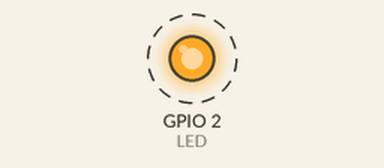
Recording of a program running on a simulated ESP8266 (NodeMCU). On the bench: output pins drawn as LEDs (lit = HIGH). Dashed ring = blinking. WiFi joins after 1.5 s; servers stay silent unless stated; the local clock reads 2024-03-15 10:24:30 at power-on unless the program sets it; no MQTT or app messages arrive unless stated; what the program prints to the serial monitor is not drawn.

Above: at 1.72 s.
Timing chart, 0 to 4.7 s (numbered marks = the images above):
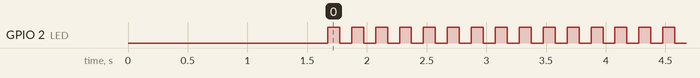

Measured:
- by itself, GPIO 2 (LED): alternates HIGH for 0.10 s and LOW for 0.10 s

The program:

main.cpp
```cpp
#include <Arduino.h>
#include <ESP8266WiFi.h>
#include <PubSubClient.h>
#include <WiFiClientSecure.h>
#include <time.h>
#include <ArduinoJson.h>
#include <privat.h>
#define LED 2


#define PRODUCT "IDA Demo"
char workgroup[32] = "workgroup";
char ha_name[] ="core-mosquitto";

// WiFi credentials.

char mqttTopicStatus[30];

WiFiClient wificlient;
PubSubClient client(wificlient);
char UniqID[9];

void setClock() {
  configTime(3 * 3600, 0, "pool.ntp.org", "time.nist.gov");

  time_t now = time(nullptr);
  while (now < 8 * 3600 * 2) {
    delay(500);
    now = time(nullptr);
  }
  struct tm timeinfo;
  gmtime_r(&now, &timeinfo);
}

void toggle() {
static bool ledState;
  //Serial.println("Toggling LED.");
  ledState = !ledState;
  digitalWrite(LED, ledState ? HIGH : LOW);
}

void SendStatus() {
  char Name[30];
  char msg[150];
  DynamicJsonDocument json(1024);


  Serial.println(mqttTopicStatus);
  sprintf(&Name[0],"IDA-%08X",ESP.getChipId());
  json["unique_id"] = Name;
  json["temperature"]="42.0"; //test data
  json["RSSI"]=WiFi.RSSI();
  json["IPAdr"]=WiFi.localIP();
  serializeJson(json,Serial);
  Serial.println("");
  serializeJson(json,msg);
  client.publish(mqttTopicStatus, msg);
}

void sendMQTTDiscoveryMsg(const char *component,
                          const char *config_key)
{
  // This is the discovery topic for this specific sensor
  //String discoveryTopic = "homeassistant/sensor/my_sensor_" + UniqID + "/temperature/config";
  char discoveryTopic[100];
  char Name[30];
  sprintf(&discoveryTopic[0],"homeassistant/%s/%08X/%s/config",component,ESP.getChipId(),config_key);

  DynamicJsonDocument doc(1024);
  char buffer[256];
  sprintf(mqttTopicStatus, "/%08X/Status", ESP.getChipId());
  sprintf(&Name[0],"IDA-%08X",ESP.getChipId());
  doc["unique_id"] = Name;
  sprintf(&Name[0],"IDA %08X sensor",ESP.getChipId());
  doc["name"] = Name; // "MySensor " + UniqID + " Temperature";
  doc["stat_t"]   = mqttTopicStatus;
  doc["unit_of_meas"] = "°C";
  doc["dev_cla"] = "temperature";
  doc["frc_upd"] = true;
  // I'm sending a JSON object as the state of this MQTT device
  // so we'll need to unpack this JSON object to get a single value
  // for this specific sensor.
  doc["val_tpl"] = "{{ value_json.temperature|default(0) }}";

  size_t n = serializeJson(doc, buffer);
  serializeJson(doc,Serial);
  client.publish(discoveryTopic, buffer, n);
}

/**
 * MQTT callback to process messages
 * Start, EndPoint : start og slutpunkt
 * Posplus, PosMinus: Manuel frem og tilbage
 */
void callback(char* topic, byte* payload, unsigned int length) {
}

void reconnect() {
 char str[25];
  if (client.connect(UniqID,username,password)) {
      Serial.printf("connected %s\n",mqtt_server);
      sprintf(&str[0], "/%08X/cmd", ESP.getChipId());
      client.subscribe(str);
      Serial.printf("Subscribe to %s\n",str);
      //SendStatus();
      sendMQTTDiscoveryMsg("sensor","TestTemp");
  }
}

void setup() {
  Serial.begin(115200);
  pinMode(LED, OUTPUT);
  Serial.println();
  Serial.println();
  Serial.print("Connecting to ");
  Serial.println(WIFI_SSID);
  sprintf(&UniqID[0], "%08X", ESP.getChipId());

  WiFi.begin(WIFI_SSID, WIFI_PASS);

  while (WiFi.status() != WL_CONNECTED) {
    delay(500);
    Serial.print(".");
  }
    setClock();


  Serial.println("");
  Serial.println("WiFi connected");
  Serial.println("IP address: ");
  Serial.println(WiFi.localIP());
  client.setServer(mqtt_server, atoi(mqtt_port));
  client.setCallback(callback);
  reconnect();
  delay(100);
  SendStatus();
}

void loop() {
  toggle();
  delay(100);
  if (WiFi.status() == WL_CONNECTED) {
  //  if (!client.connected()) reconnect(); else
    client.loop();
  }
}
```

privat.h
```cpp
const char* WIFI_SSID    = "";
const char* WIFI_PASS    = "";
const char mqtt_server[] = "";
const char mqtt_port[]   = "1883";
const char username[]    = "homeassistant";
const char password[]    = "";
```
